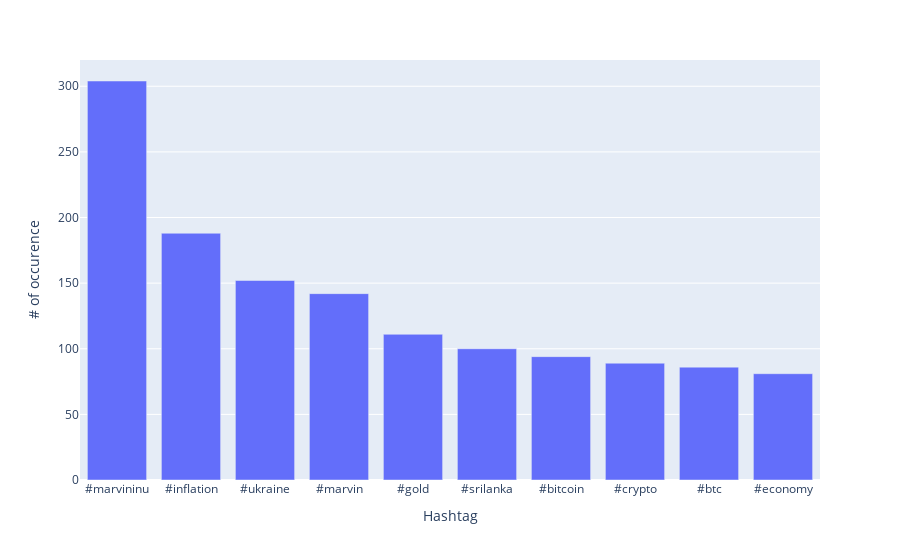

The code cell stored with this chart in its notebook:
### Code cell
# Plot the occurences of each hashtag
fig = px.bar(hashcount,x=hashcount.index[:10],y=hashcount.values[:10],labels={'x':'Hashtag','y':'# of occurence'})
fig.show()

### Figure 1 — Plotly figure (JSON) as saved in the notebook; plotly's stock layout.template omitted (floating-point values rounded to 4 significant figures)
{"data": [{"alignmentgroup": "True", "hovertemplate": "Hashtag=%{x}<br># of occurence=%{y}<extra></extra>", "legendgroup": "", "marker": {"color": "#636efa", "pattern": {"shape": ""}}, "name": "", "offsetgroup": "", "orientation": "v", "showlegend": false, "textposition": "auto", "type": "bar", "x": ["#marvininu", "#inflation", "#ukraine", "#marvin", "#gold", "#srilanka", "#bitcoin", "#crypto", "#btc", "#economy"], "xaxis": "x", "y": [304, 188, 152, 142, 111, 100, 94, 89, 86, 81], "yaxis": "y"}], "layout": {"barmode": "relative", "legend": {"tracegroupgap": 0}, "margin": {"t": 60}, "xaxis": {"anchor": "y", "domain": [0, 1], "title": {"text": "Hashtag"}}, "yaxis": {"anchor": "x", "domain": [0, 1], "title": {"text": "# of occurence"}}}}
